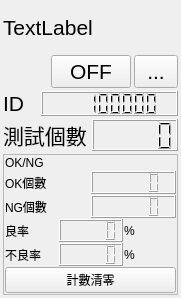
<?xml version="1.0" encoding="UTF-8"?>
<ui version="4.0">
 <class>FrontSlot</class>
 <widget class="QWidget" name="FrontSlot">
  <property name="geometry">
   <rect>
    <x>0</x>
    <y>0</y>
    <width>181</width>
    <height>298</height>
   </rect>
  </property>
  <property name="sizePolicy">
   <sizepolicy hsizetype="Preferred" vsizetype="Preferred">
    <horstretch>0</horstretch>
    <verstretch>0</verstretch>
   </sizepolicy>
  </property>
  <property name="font">
   <font>
    <pointsize>16</pointsize>
   </font>
  </property>
  <property name="windowTitle">
   <string>Form</string>
  </property>
  <property name="styleSheet">
   <string notr="true">border-color: rgb(0, 0, 0);</string>
  </property>
  <layout class="QGridLayout" name="gridLayout_10">
   <property name="leftMargin">
    <number>3</number>
   </property>
   <property name="topMargin">
    <number>3</number>
   </property>
   <property name="rightMargin">
    <number>3</number>
   </property>
   <property name="bottomMargin">
    <number>3</number>
   </property>
   <property name="spacing">
    <number>3</number>
   </property>
   <item row="0" column="0">
    <widget class="QLabel" name="labelName">
     <property name="text">
      <string>TextLabel</string>
     </property>
    </widget>
   </item>
   <item row="1" column="0">
    <layout class="QGridLayout" name="gridLayout_2">
     <property name="spacing">
      <number>3</number>
     </property>
     <item row="2" column="0">
      <layout class="QGridLayout" name="gridLayout_3">
       <item row="0" column="0">
        <widget class="QLabel" name="label_7">
         <property name="text">
          <string>測試個數</string>
         </property>
        </widget>
       </item>
       <item row="0" column="1">
        <widget class="QLCDNumber" name="lcdNumberTotalCounter"/>
       </item>
      </layout>
     </item>
     <item row="1" column="0">
      <layout class="QGridLayout" name="gridLayout_4">
       <item row="0" column="0">
        <widget class="QLabel" name="labelID">
         <property name="sizePolicy">
          <sizepolicy hsizetype="Preferred" vsizetype="Preferred">
           <horstretch>0</horstretch>
           <verstretch>0</verstretch>
          </sizepolicy>
         </property>
         <property name="maximumSize">
          <size>
           <width>35</width>
           <height>16777215</height>
          </size>
         </property>
         <property name="text">
          <string>ID</string>
         </property>
        </widget>
       </item>
       <item row="0" column="1">
        <widget class="QLCDNumber" name="lcdNumberID">
         <property name="sizePolicy">
          <sizepolicy hsizetype="Preferred" vsizetype="Preferred">
           <horstretch>0</horstretch>
           <verstretch>0</verstretch>
          </sizepolicy>
         </property>
         <property name="digitCount">
          <number>8</number>
         </property>
         <property name="intValue" stdset="0">
          <number>12345678</number>
         </property>
        </widget>
       </item>
      </layout>
     </item>
     <item row="0" column="0">
      <layout class="QGridLayout" name="gridLayout">
       <item row="0" column="0">
        <widget class="QLabel" name="labelIsValid">
         <property name="sizePolicy">
          <sizepolicy hsizetype="Preferred" vsizetype="Preferred">
           <horstretch>0</horstretch>
           <verstretch>0</verstretch>
          </sizepolicy>
         </property>
         <property name="minimumSize">
          <size>
           <width>0</width>
           <height>0</height>
          </size>
         </property>
         <property name="lineWidth">
          <number>1</number>
         </property>
         <property name="text">
          <string/>
         </property>
        </widget>
       </item>
       <item row="0" column="1">
        <widget class="QPushButton" name="pushButtonMaterialOverrideOff">
         <property name="sizePolicy">
          <sizepolicy hsizetype="Preferred" vsizetype="Preferred">
           <horstretch>0</horstretch>
           <verstretch>0</verstretch>
          </sizepolicy>
         </property>
         <property name="text">
          <string>OFF</string>
         </property>
        </widget>
       </item>
       <item row="0" column="2">
        <widget class="QToolButton" name="toolButtonDialog">
         <property name="sizePolicy">
          <sizepolicy hsizetype="Preferred" vsizetype="Preferred">
           <horstretch>0</horstretch>
           <verstretch>0</verstretch>
          </sizepolicy>
         </property>
         <property name="text">
          <string>...</string>
         </property>
        </widget>
       </item>
      </layout>
     </item>
     <item row="3" column="0">
      <widget class="QFrame" name="frameInspection">
       <property name="frameShape">
        <enum>QFrame::StyledPanel</enum>
       </property>
       <property name="frameShadow">
        <enum>QFrame::Raised</enum>
       </property>
       <layout class="QGridLayout" name="gridLayout_5">
        <property name="leftMargin">
         <number>1</number>
        </property>
        <property name="topMargin">
         <number>1</number>
        </property>
        <property name="rightMargin">
         <number>1</number>
        </property>
        <property name="bottomMargin">
         <number>1</number>
        </property>
        <property name="spacing">
         <number>1</number>
        </property>
        <item row="0" column="1">
         <widget class="QLabel" name="labelOKNG">
          <property name="text">
           <string>OK/NG</string>
          </property>
         </widget>
        </item>
        <item row="3" column="1">
         <layout class="QGridLayout" name="gridLayout_8">
          <item row="0" column="0">
           <widget class="QLabel" name="label_4">
            <property name="text">
             <string>良率</string>
            </property>
           </widget>
          </item>
          <item row="0" column="1">
           <widget class="QLCDNumber" name="lcdNumberOKRate"/>
          </item>
          <item row="0" column="2">
           <widget class="QLabel" name="label_2">
            <property name="text">
             <string>%</string>
            </property>
           </widget>
          </item>
         </layout>
        </item>
        <item row="1" column="1">
         <layout class="QGridLayout" name="gridLayout_6">
          <item row="0" column="0">
           <widget class="QLabel" name="label">
            <property name="text">
             <string>OK個數</string>
            </property>
           </widget>
          </item>
          <item row="0" column="1">
           <widget class="QLCDNumber" name="lcdNumberOKCounter"/>
          </item>
         </layout>
        </item>
        <item row="4" column="1">
         <layout class="QGridLayout" name="gridLayout_9">
          <item row="0" column="0">
           <widget class="QLabel" name="label_5">
            <property name="text">
             <string>不良率</string>
            </property>
           </widget>
          </item>
          <item row="0" column="1">
           <widget class="QLCDNumber" name="lcdNumberNGRate"/>
          </item>
          <item row="0" column="2">
           <widget class="QLabel" name="label_6">
            <property name="text">
             <string>%</string>
            </property>
           </widget>
          </item>
         </layout>
        </item>
        <item row="2" column="1">
         <layout class="QGridLayout" name="gridLayout_7">
          <item row="0" column="0">
           <widget class="QLabel" name="label_3">
            <property name="text">
             <string>NG個數</string>
            </property>
           </widget>
          </item>
          <item row="0" column="1">
           <widget class="QLCDNumber" name="lcdNumberNGCounter"/>
          </item>
         </layout>
        </item>
        <item row="5" column="1">
         <widget class="QPushButton" name="pushButtonClear">
          <property name="text">
           <string>計數清零</string>
          </property>
         </widget>
        </item>
       </layout>
      </widget>
     </item>
    </layout>
   </item>
  </layout>
 </widget>
 <resources/>
 <connections/>
</ui>
